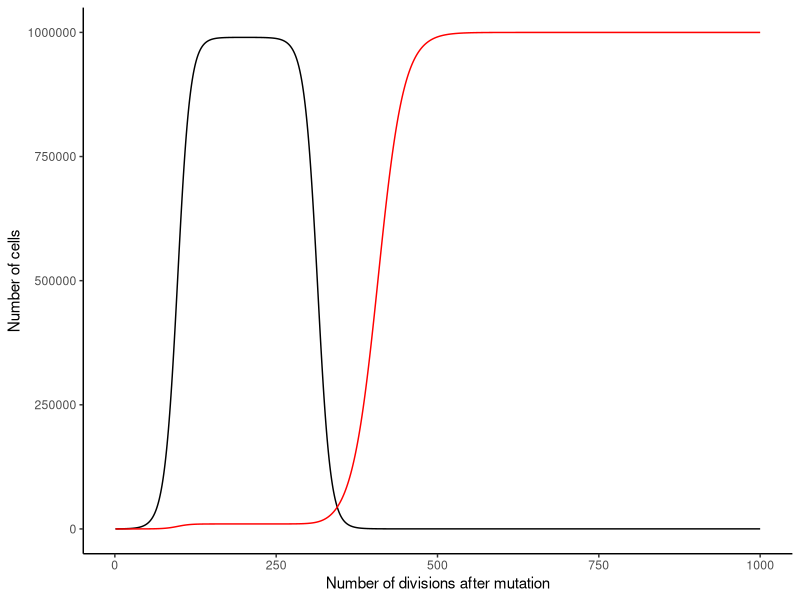

Generate this figure with R:
setwd("~/Desktop/biocompshell/Biocomp_exercise10/")
library(ggplot2)

#Make a function (cancersim) to simulate the growth of the two populations after mutation occurs
#timesteps=number of divisions for simulatin
#K=carrying capacity
#r=rate of growth before drug treament
#rdrug=rate of growth in nonmutant cells after drug treatment
#rmdrug=rate of growth of mutant cells after drug treatment
#drugtime=number of divisions at which drug treatment occurs 
cancersim <- function(N0=99,M0=1,timesteps=1000,K=1E6,r=0.1,rdrug=-0.1, rmdrug=0.5*r, drugtime=200){
#Make empty vector (N and M) that for loop can fill
  N<-numeric(timesteps)
  M<-numeric(timesteps)
#Assign first number in vector as N0 and M0, N0 is the number of non-mutant cells at the mutation (99), M0 is the number of mutant cells at the first mutation (1) 
  N[1] <- N0
  M[1] <- M0
 #For loop to simulate cell growth, if before drug treatment, both cells will grow at same rate, if after, will grow at different   
  for (t in 1:(timesteps-1)){
  if(t<drugtime){
    N[t+1]<-N[t]+r*N[t]*(1-(N[t]+M[t])/K)
    M[t+1]<-M[t]+r*M[t]*(1-(N[t]+M[t])/K)
  }else{
    N[t+1]<-N[t]+rdrug*N[t]*(1-(N[t]+M[t])/K)
    M[t+1]<-M[t]+rmdrug*M[t]*(1-(N[t]+M[t])/K)
  }}
 #make dataframe to store the number of divisions, and number of cells for N and M over time
   out <- data.frame(divisions=1:timesteps,N,M)
  return(out)
}

#assign dataframe as cancerequil
cancerequil <- cancersim()

#plot simulation
ggplot(data=cancerequil)+
  geom_line(aes(x=divisions,y=N),col='black')+
  geom_line(aes(x=divisions,y=M),col='red')+
  xlab("Number of divisions after mutation")+
  ylab("Number of cells")+
  theme_classic()
  


